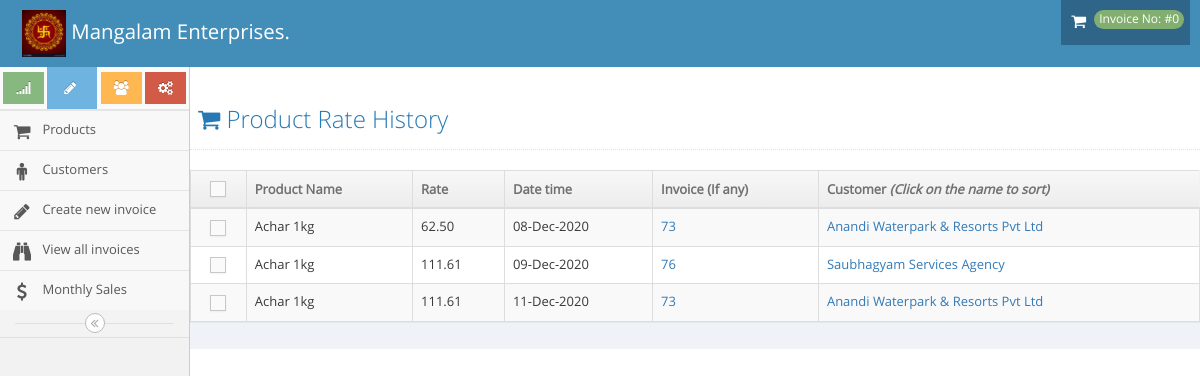
Screenshot of /products/history/615 with the database file from the repository.
### tables this page shows
CREATE TABLE `product_rate_history` (
  `id` int(11) NOT NULL,
  `product_id` int(11) DEFAULT NULL,
  `invoice_id` int(11) DEFAULT NULL,
  `rate` float DEFAULT NULL,
  `created_at` timestamp NOT NULL DEFAULT CURRENT_TIMESTAMP ON UPDATE CURRENT_TIMESTAMP
);

CREATE TABLE `products` (
  `id` int(11) NOT NULL,
  `name` varchar(1000) DEFAULT NULL,
  `rate` float DEFAULT NULL,
  `unit` varchar(100) NOT NULL,
  `hsn` varchar(100) DEFAULT NULL,
  `gst` int(11) DEFAULT NULL,
  `active` enum('1','0') NOT NULL DEFAULT '1'
);

CREATE TABLE `invoice` (
  `id` int(11) NOT NULL,
  `customer_id` int(11) NOT NULL,
  `created_at` datetime NOT NULL DEFAULT CURRENT_TIMESTAMP,
  `invoice_no` int(11) NOT NULL,
  `date` date DEFAULT NULL,
  `total` float DEFAULT NULL,
  `locked` int(11) NOT NULL DEFAULT '0'
);

CREATE TABLE `customer` (
  `id` int(11) NOT NULL,
  `name` varchar(200) NOT NULL,
  `email` varchar(100) NOT NULL,
  `contact` varchar(20) NOT NULL,
  `address` longtext NOT NULL,
  `pincode` varchar(10) NOT NULL,
  `city` varchar(100) NOT NULL,
  `state` varchar(100) NOT NULL,
  `gst_no` varchar(100) NOT NULL,
  `pan` varchar(19) DEFAULT NULL
);

### application/helpers/functions_helper.php (called while the page is built, shortened)
<?php
function date_converter($dt=null) {
          return date('d-M-Y',strtotime($dt));
}
function _getAdminLoadView($template_name, $data = array()) {
          $CI = & get_instance();
          $CI->load->view('header', $data);
          $CI->load->view($template_name, $data);
}
?>

### application/controllers/products.php (called while the page is built, shortened)
<?php
class Products extends CI_Controller {
	public function history($pro_id,$cust_id=null){
		$data['pro_data'] = $pro_data = $this->Invoice_Model->productRateHistory($pro_id,$cust_id);
		_getAdminLoadView('product_history',$data);
	}
}

### index.php (called while the page is built, shortened)
<?php
require_once BASEPATH.'core/CodeIgniter.php';

### application/models/Invoice_Model.php (called while the page is built, shortened)
<?php
class Invoice_Model extends CI_Model {
  public function productRateHistory($pro_id,$cust_id=0){
    $this->db->select('*,c.name as cname,prh.created_at as time,prh.rate as hrate, products.name as pname');
    $this->db->from('product_rate_history as prh');
    $this->db->join('products', 'prh.product_id = products.id','left');
    $this->db->join('invoice as i', 'i.id = prh.invoice_id','left');
    $this->db->join('customer as c', 'i.customer_id = c.id','left');
    $this->db->where(array('products.id' => $pro_id));
    $query = $this->db->get();
    return ($query->result_array());
  }
}

### application/views/product_history.php (the view, shortened to what this page needs)
<div class="page-content">
					</div>
						<div class="page-header">
							<h1>
								<i class="menu-icon fa fa-shopping-cart"></i>
								Product Rate History
							</h1>
						</div>
						<div class="row">
									<div class="col-xs-12">
										<div class="clearfix">
										</div>
										<div>
											<table id="dynamic-table" class="table table-striped table-bordered table-hover">
												<thead>
													<tr>
														<th class="center">
															<label class="pos-rel">
																<span class="lbl"></span>
															</label>
														</th>
														<th>Product Name</th>
														<th>Rate</th>
														<th>Date time</th>
														<th>Invoice (If any)</th>
														<th>Customer <em>(Click on the name to sort)</em></th>
													</tr>
												</thead>
												<tbody>
													<?php
													foreach((array)$pro_data as $em){
                    ?>
													<tr id="tr_<?php echo $em['id']?>">
														<td class="center">
															<label class="pos-rel">
																<span class="lbl"></span>
															</label>
														</td>
														<td><?php echo $em['pname']?></td>
														<td><?php echo number_format($em['hrate'],2)?></td>
														<td><?php echo date_converter($em['time'])?></td>
														<td><a href="<?php echo base_url('invoice/view_invoice/').$em['invoice_id']; ?>"><?php echo $em['invoice_no']?></a></td>
														<td><a href="<?php echo base_url('products/history/').$em['product_id'].'/'.$em['customer_id']; ?>"><?php echo $em['cname']?></a></td>
													</tr>
												<?php } ?>
												</tbody>
												</table>
											</div>
											<div class="modal-footer no-margin-top">
											</div>
										</div>
									</div>
								</div>
							</div>
						</div>
					</div>

### rows the page displays
product_rate_history: product.name "Achar 1kg", rate "62.50", created_at "08-Dec-2020", invoice.invoice_no "73", customer.name "Anandi Waterpark & Resorts Pvt Ltd"
product_rate_history: product.name "Achar 1kg", rate "111.61", created_at "09-Dec-2020", invoice.invoice_no "76", customer.name "Saubhagyam Services Agency"
product_rate_history: product.name "Achar 1kg", rate "111.61", created_at "11-Dec-2020", invoice.invoice_no "73", customer.name "Anandi Waterpark & Resorts Pvt Ltd"

### other values shown
$inv "#0"
